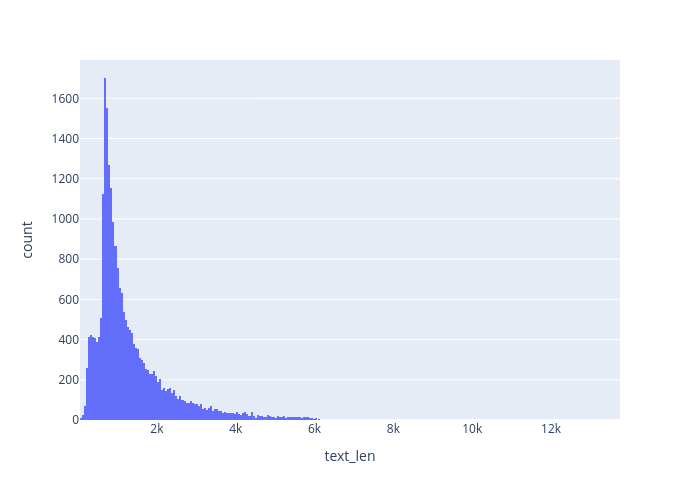

Write notebook code for a chart like this one.
### Code cell
px.histogram(df, 'text_len', width=700, height=500)

### Figure 1 — Plotly figure (JSON) as saved in the notebook; plotly's stock layout.template omitted (floating-point values rounded to 4 significant figures; data arrays with more than 128 entries replaced by an {"elided": "..."} marker saying what was removed)
{"data": [{"bingroup": "x", "hovertemplate": "text_len=%{x}<br>count=%{y}<extra></extra>", "legendgroup": "", "marker": {"color": "#636efa", "pattern": {"shape": ""}}, "name": "", "orientation": "v", "showlegend": false, "type": "histogram", "x": {"elided": "25000 int values"}, "xaxis": "x", "yaxis": "y"}], "layout": {"barmode": "relative", "height": 500, "legend": {"tracegroupgap": 0}, "margin": {"t": 60}, "width": 700, "xaxis": {"anchor": "y", "domain": [0, 1], "title": {"text": "text_len"}}, "yaxis": {"anchor": "x", "domain": [0, 1], "title": {"text": "count"}}}}
